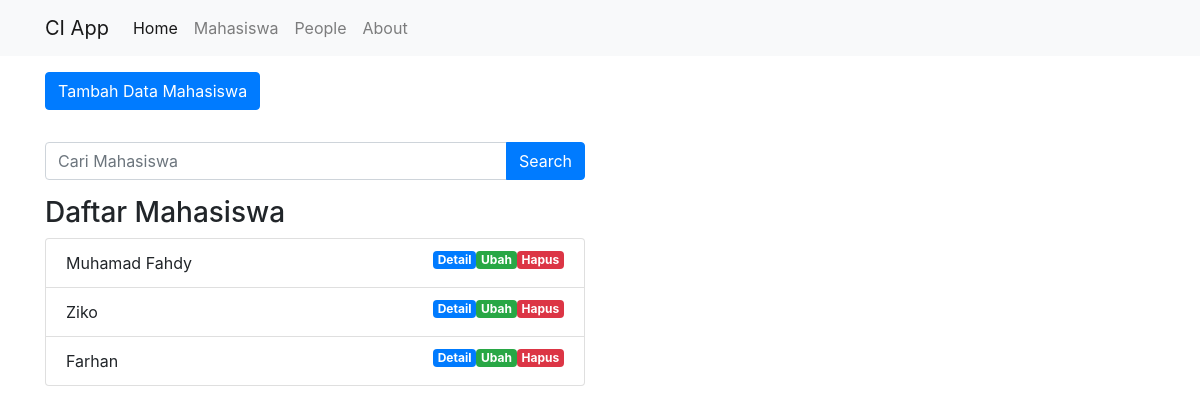
Screenshot of /index.php/mahasiswa with the database file from the repository.
### tables this page shows
CREATE TABLE `mahasiswa` (
  `id` int(11) NOT NULL,
  `nama` varchar(50) NOT NULL,
  `nrp` varchar(50) NOT NULL,
  `email` varchar(50) NOT NULL,
  `jurusan` varchar(50) NOT NULL
);

### application/controllers/Mahasiswa.php (called while the page is built, shortened)
<?php
class Mahasiswa extends CI_Controller{
	public function __construct(){
		$this->load->model('Mahasiswa_model');
		$this->load->library('form_validation');
	}
	public function index(){
		$data['judul'] = 'Daftar Mahaiswa';
		$data['mahasiswa']= $this->Mahasiswa_model->getAllMahasiswa();
		$this->load->view('templates/header', $data);
		$this->load->view('mahasiswa/index', $data);
		$this->load->view('templates/footer');
	}
}
 ?>

### index.php (called while the page is built, shortened)
<?php
require_once BASEPATH.'core/CodeIgniter.php';

### application/models/Mahasiswa_model.php (called while the page is built, shortened)
<?php
class Mahasiswa_model extends CI_Model{
	public function getAllMahasiswa(){
		return $this->db->get('mahasiswa')->result_array();
	}
}
 ?>

### application/views/mahasiswa/index.php (the view, shortened to what this page needs)
<!doctype html>
<html lang="en">
  <head>
    <link rel="stylesheet" href="https://stackpath.bootstrapcdn.com/bootstrap/4.3.1/css/bootstrap.min.css">
  </head>
  <body>
    <div class="container">
      <div class="row mt-3">
        <div class="col-md-6">
           <a href="<?= base_url('mahasiswa/tambah'); ?>" class="btn btn-primary mb-3">Tambah Data Mahasiswa</a>
        </div>
      </div>
      <div class="row mt-3">
        <div class="col-md-6">
          <form action="" method="post">
            <div class="input-group">
              <input type="text" class="form-control" placeholder="Cari Mahasiswa" name="keyword">
              <div class="input-group-append">
                <button class="btn btn-primary" type="submit" id="tombolCari">Search</button>
              </div>
            </div>
          </form>
        </div>
      </div>
      <div class="row mt-3">
        <div class="col-md-6">
          <h3>Daftar Mahasiswa</h3>
             <ul class="list-group">
              <?php foreach($mahasiswa as $mhs): ?>
                 <li class="list-group-item">
                    <?= $mhs['nama']; ?>
                    <a href="<?= base_url(); ?>mahasiswa/hapus/<?= $mhs['id']; ?>" class="badge badge-danger float-right tombol-hapus">Hapus</a>
                    <a href="<?= base_url(); ?>mahasiswa/ubah/<?= $mhs['id']; ?>" class="badge badge-success float-right">Ubah</a>
                    <a  href="<?= base_url(); ?>mahasiswa/detail/<?= $mhs['id']; ?>" class="badge badge-primary float-right">Detail</a>
                 </li>
              <?php endforeach; ?>
             </ul>
        </div>
      </div>
    </div>
  </body>
</html>

### rows the page displays
mahasiswa: nama "Muhamad Fahdy"
mahasiswa: nama "Ziko"
mahasiswa: nama "Farhan"
